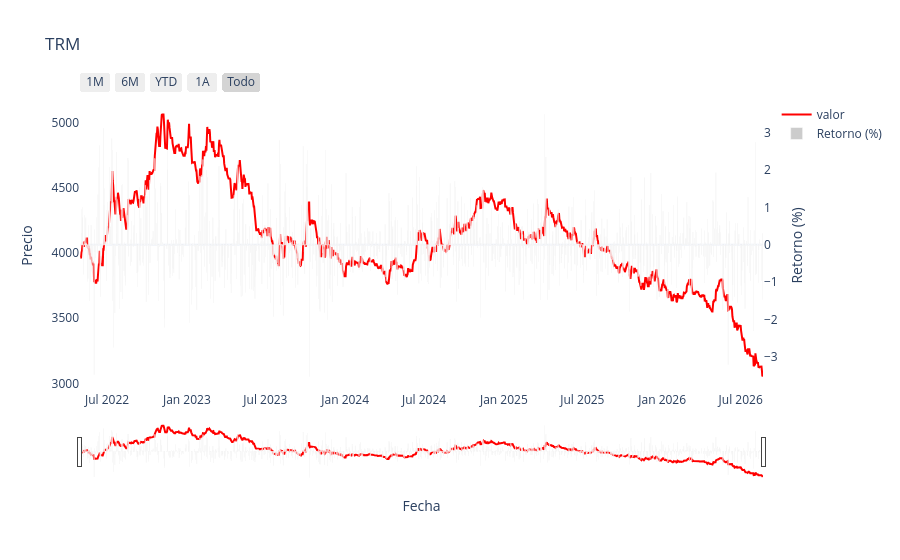

Source (notebook cell):
### Code cell
plotly_oneplot(data = fullTRM, x_col="fecha", y_col="valor", plot_title="TRM", color_in="red")

### Figure 1 — Plotly figure (JSON) as saved in the notebook; plotly's stock layout.template omitted (floating-point values rounded to 4 significant figures; data arrays with more than 128 entries replaced by an {"elided": "..."} marker saying what was removed)
{"data": [{"line": {"color": "red", "dash": "solid"}, "mode": "lines", "name": "valor", "type": "scatter", "x": {"elided": "1575 str values"}, "y": {"elided": "1575 float values"}}, {"marker": {"color": "rgba(128, 128, 128, 0.4)"}, "name": "Retorno (%)", "type": "bar", "x": {"elided": "1575 str values"}, "y": {"elided": "1575 float values"}, "yaxis": "y2"}], "layout": {"hovermode": "x unified", "title": {"text": "TRM"}, "xaxis": {"rangeselector": {"buttons": [{"count": 1, "label": "1M", "step": "month", "stepmode": "backward"}, {"count": 6, "label": "6M", "step": "month", "stepmode": "backward"}, {"count": 1, "label": "YTD", "step": "year", "stepmode": "todate"}, {"count": 1, "label": "1A", "step": "year", "stepmode": "backward"}, {"label": "Todo", "step": "all"}]}, "rangeslider": {"visible": true}, "title": {"text": "Fecha"}, "type": "date"}, "yaxis": {"autorange": true, "fixedrange": false, "showgrid": false, "title": {"text": "Precio"}}, "yaxis2": {"autorange": true, "fixedrange": false, "overlaying": "y", "showgrid": false, "side": "right", "title": {"text": "Retorno (%)"}, "zeroline": true}}}
